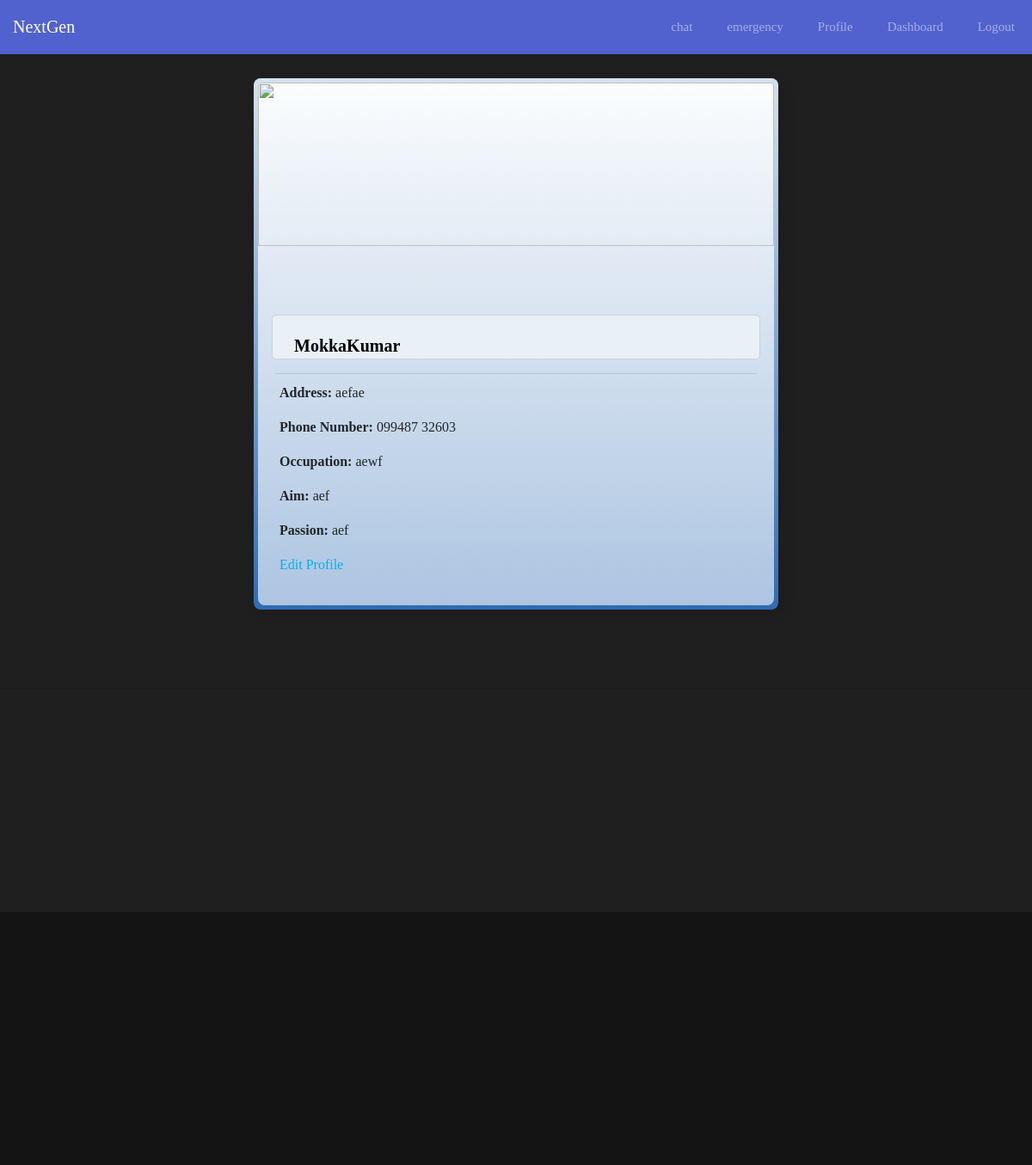
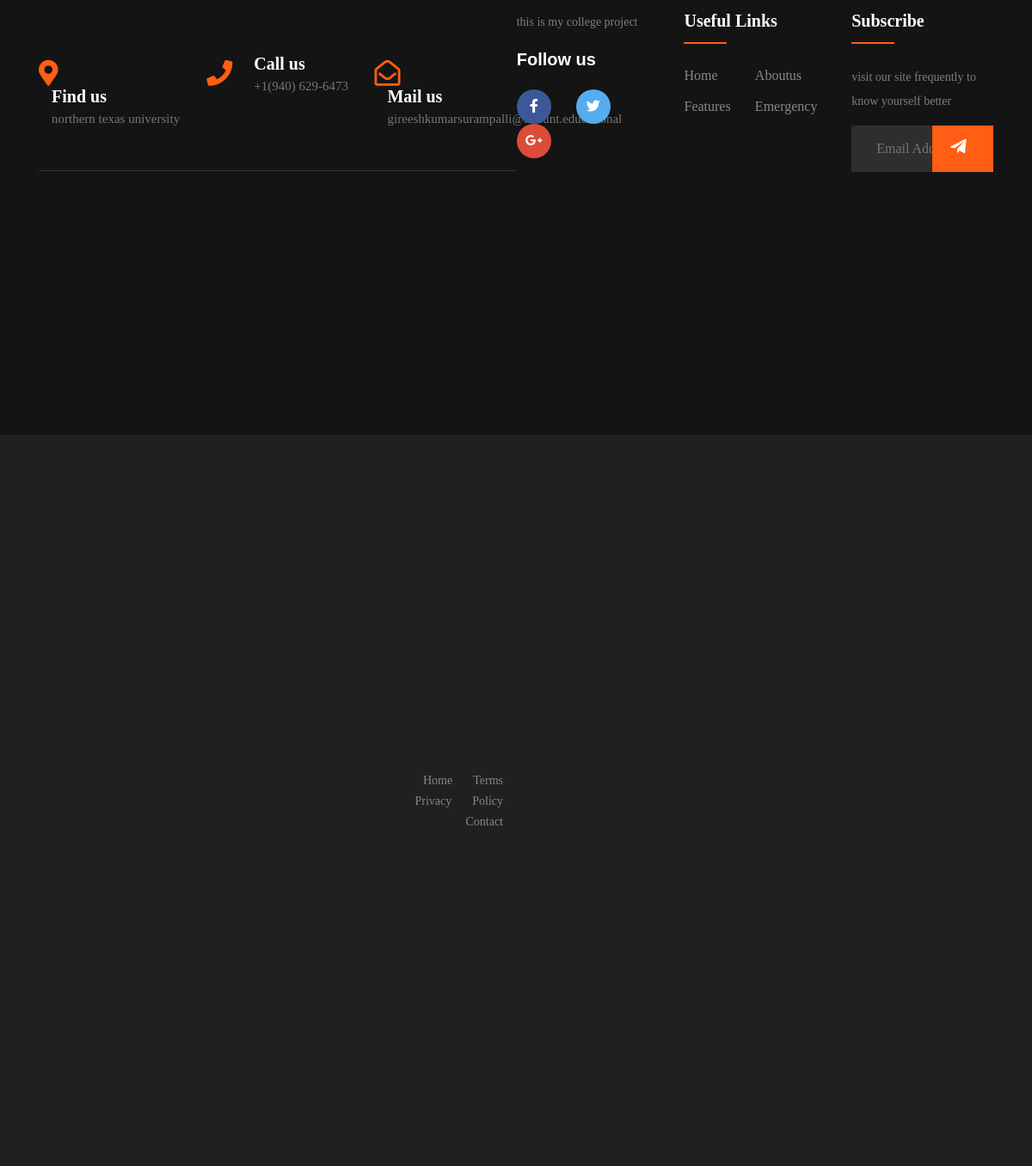
Page /display_user_profile (signed in) on the committed database (2 pictures, top to bottom).
### app/models.py (models this page shows, shortened)
class User(db.Model, UserMixin):
    __tablename__ = 'user'
    id = db.Column(db.Integer, primary_key=True)
    euid = db.Column(db.String(50), nullable=False)
    first_name = db.Column(db.String(100), nullable=False)
    last_name = db.Column(db.String(100), nullable=False)
    dob = db.Column(db.Date, nullable=False)
    email = db.Column(db.String(120), unique=True, nullable=False)
    password = db.Column(db.String(60), nullable=False)

class UserProfile(db.Model):
    __tablename__ = 'user_profile'
    id = db.Column(db.Integer, primary_key=True)
    user_id = db.Column(db.Integer, db.ForeignKey('user.id'), nullable=False)
    address = db.Column(db.String(255), nullable=True)
    phone_number = db.Column(db.String(20), nullable=True)
    occupation = db.Column(db.String(100), nullable=True)
    aim = db.Column(db.String(255), nullable=True)
    passion = db.Column(db.String(255), nullable=True)
    user = db.relationship('User', backref='profile', lazy=True)

### app/routes.py (the view)
@main.route('/display_user_profile', methods=['GET'])
@login_required
def display_user_profile():
    profile = UserProfile.query.filter_by(user_id=current_user.id).first()
    if not profile:
        flash('No profile found. Please create your profile first.', 'info')
        return redirect(url_for('main.user_profile'))
    return render_template('display_user_profile.html', profile=profile)

### app/models.py (called while the page is built)
@login_manager.user_loader
def load_user(user_id):
    return User.query.get(int(user_id))

### app/templates/display_user_profile.html (shortened to what this page needs)
{% extends 'base.html' %}
{% block content %}
	<body oncontextmenu="return false;">
		<div class="container">
			<div class="profile-border box-color">
				<div class="profile box-color">
					<div class="banner">
						<img
							loading="lazy"
							id="banner-image"
							src="./static/banner.webp"
							alt="" />
				</div>
					<div class="card box-color">
						<div class="name-box">
							<span class="display-name">{{current_user.first_name +current_user.last_name}}</span>
            </div>
            </div>
						<div class="body">
							<div class="content">
								<div class="about-section">
        <p><strong>Address:</strong> {{ profile.address or "Not provided" }}</p>
        <p><strong>Phone Number:</strong> {{ profile.phone_number or "Not provided" }}</p>
        <p><strong>Occupation:</strong> {{ profile.occupation or "Not provided" }}</p>
        <p><strong>Aim:</strong> {{ profile.aim or "Not provided" }}</p>
        <p><strong>Passion:</strong> {{ profile.passion or "Not provided" }}</p>
        <a href="{{ url_for('main.user_profile') }}" class="btn-edit">Edit Profile</a>
						</div>
					</div>
				</div>
			</div>
		</div>
{% endblock %}

### app/templates/base.html (style rules this page uses)
body { font-family: 'Roboto', sans-serif; }
* { margin: 0; padding: 0; }

### app/templates/display_user_profile.html (style rules this page uses)
* { font-family: "Playpen Sans", cursive; transition: width 0.5s ease, height 0.5s ease; }
:root { --primary-h-top: 206deg; --primary-s-top: 41%; --primary-l-top: 88%; --primary-h-bottom: 212deg; --primary-s-bottom: 58%; --primary-l-bottom: 44%; --text-color: black; --box-shadow-color: rgba(0, 0, 0, 0.1); }
* { -webkit-user-drag: none; -khtml-user-drag: none; -moz-user-drag: none; -o-user-drag: none; }
html { scroll-behavior: smooth; }
img { opacity: 0; animation: fadeIn 1s ease-in forwards; }
.about-section a { color: #00aff4; text-decoration: none; }
body { padding: 0; margin: 0; }
.box-color { background: linear-gradient(to bottom, hsl(var(--primary-h-top), var(--primary-s-top), var(--primary-l-top)), hsl(var(--primary-h-bottom), var(--primary-s-bottom), var(--primary-l-bottom))); }
.container { position: relative; display: flex; justify-content: center; align-items: center; width: 100%; height: 100vh; }
.container::before { content: ""; position: fixed; margin: -15px; top: 0; left: 0; right: 0; bottom: 0; background-image: url("./static/bg.webp"); background-repeat: no-repeat; z-index: -1; filter: blur(5px); background-color: rgba(0, 0, 0, 0.5); background-blend-mode: darken; background-size: cover; background-position: center; }
.profile-border { box-shadow: 5px 5px 15px rgba(0, 0, 0, 0.1); padding: 5px; position: relative; display: flex; flex-direction: column; max-height: calc(100% - 100px); border-radius: 8px; margin: 0 auto; }
.profile { z-index: 1; position: relative; display: flex; flex-direction: column; --primary-s-top: 43%; --primary-l-top: 99%; --primary-s-bottom: 47%; --primary-l-bottom: 78%; width: 600px; max-height: calc(100vh - 100px); border-radius: 8px; margin: 0 auto; }
.profile .banner { width: 100%; height: 190px; border-top-left-radius: 5px; border-top-right-radius: 5px; }
.profile .banner img { width: 100%; height: 100%; object-fit: cover; border-top-left-radius: 5px; border-top-right-radius: 5px; }
.card { position: relative; margin: 80px 16px 16px; --primary-s-top: 45%; --primary-l-top: 94%; --primary-h-bottom: var(--primary-h-top); --primary-s-bottom: 45%; --primary-l-bottom: 94%; border-radius: 5px; }
.name-box { width: fit-content; position: relative; display: flex; flex-direction: column; margin: 20px 20px 0px 20px; padding-left: 5px; }
.name-box * { width: fit-content; }
.display-name { font-size: 20px; color: var(--text-color); font-weight: bolder; }
.body { padding: 0 20px 16px 20px; max-height: calc(100vh - 530px); }
.content { border-top: 1px solid var(--box-shadow-color); padding-top: 12px; overflow-x: hidden; position: relative; display: flex; flex-direction: column; max-height: calc(100vh - 530px); scroll-snap-type: y mandatory; -ms-overflow-style: none; scrollbar-width: none; padding: 5px; }
.about-section { margin-bottom: 16px; margin-top: 5px; }

### rows in the picture
User: current_user.first_name+current_user.last_name "MokkaKumar"
UserProfile: address "aefae", phone_number "099487 32603", occupation "aewf", aim "aef", passion "aef"
